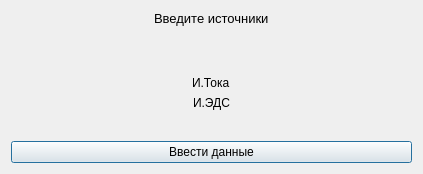
<?xml version="1.0" encoding="UTF-8"?>
<ui version="4.0">
 <class>EnterSourses</class>
 <widget class="QDialog" name="EnterSourses">
  <property name="geometry">
   <rect>
    <x>0</x>
    <y>0</y>
    <width>423</width>
    <height>174</height>
   </rect>
  </property>
  <property name="windowTitle">
   <string>Dialog</string>
  </property>
  <layout class="QVBoxLayout" name="verticalLayout">
   <item alignment="Qt::AlignHCenter">
    <widget class="QLabel" name="label">
     <property name="font">
      <font>
       <pointsize>10</pointsize>
      </font>
     </property>
     <property name="text">
      <string>Введите источники</string>
     </property>
    </widget>
   </item>
   <item>
    <spacer name="verticalSpacer">
     <property name="orientation">
      <enum>Qt::Vertical</enum>
     </property>
     <property name="sizeHint" stdset="0">
      <size>
       <width>20</width>
       <height>40</height>
      </size>
     </property>
    </spacer>
   </item>
   <item>
    <layout class="QGridLayout" name="gridLayout">
     <item row="1" column="0" alignment="Qt::AlignHCenter">
      <widget class="QLabel" name="label_2">
       <property name="font">
        <font>
         <pointsize>9</pointsize>
        </font>
       </property>
       <property name="text">
        <string>И.Тока</string>
       </property>
      </widget>
     </item>
     <item row="2" column="0">
      <widget class="QLabel" name="label_3">
       <property name="font">
        <font>
         <pointsize>9</pointsize>
        </font>
       </property>
       <property name="text">
        <string>И.ЭДС</string>
       </property>
       <property name="alignment">
        <set>Qt::AlignCenter</set>
       </property>
      </widget>
     </item>
     <item row="0" column="0">
      <widget class="QLabel" name="label_4">
       <property name="text">
        <string/>
       </property>
      </widget>
     </item>
    </layout>
   </item>
   <item>
    <spacer name="verticalSpacer_2">
     <property name="orientation">
      <enum>Qt::Vertical</enum>
     </property>
     <property name="sizeHint" stdset="0">
      <size>
       <width>20</width>
       <height>40</height>
      </size>
     </property>
    </spacer>
   </item>
   <item>
    <widget class="QPushButton" name="enterSourses">
     <property name="font">
      <font>
       <pointsize>9</pointsize>
      </font>
     </property>
     <property name="text">
      <string>Ввести данные</string>
     </property>
    </widget>
   </item>
  </layout>
 </widget>
 <resources/>
 <connections/>
</ui>
